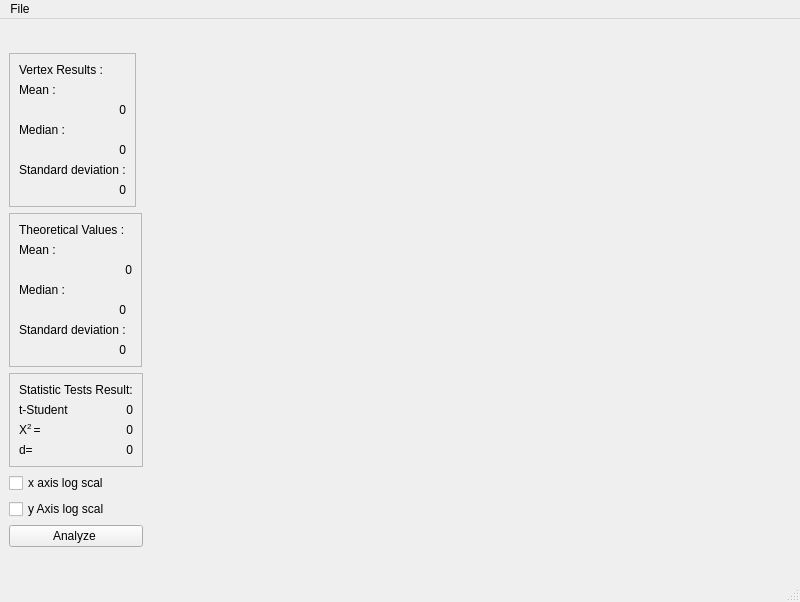
<?xml version="1.0" encoding="UTF-8"?>
<ui version="4.0">
 <class>KHistogramWindow</class>
 <widget class="QMainWindow" name="KHistogramWindow">
  <property name="geometry">
   <rect>
    <x>0</x>
    <y>0</y>
    <width>800</width>
    <height>602</height>
   </rect>
  </property>
  <property name="windowTitle">
   <string>MainWindow</string>
  </property>
  <widget class="QWidget" name="centralwidget">
   <layout class="QGridLayout" name="gridLayout">
    <item row="0" column="1" rowspan="8">
     <widget class="QCustomPlot" name="kPlotWidget" native="true">
      <property name="sizePolicy">
       <sizepolicy hsizetype="Preferred" vsizetype="Expanding">
        <horstretch>0</horstretch>
        <verstretch>0</verstretch>
       </sizepolicy>
      </property>
     </widget>
    </item>
    <item row="1" column="0">
     <widget class="QFrame" name="frame_5">
      <property name="sizePolicy">
       <sizepolicy hsizetype="Fixed" vsizetype="Fixed">
        <horstretch>0</horstretch>
        <verstretch>0</verstretch>
       </sizepolicy>
      </property>
      <property name="frameShape">
       <enum>QFrame::StyledPanel</enum>
      </property>
      <property name="frameShadow">
       <enum>QFrame::Raised</enum>
      </property>
      <layout class="QGridLayout" name="gridLayout_8">
       <item row="3" column="0" colspan="3">
        <widget class="QLabel" name="VAverageKL">
         <property name="text">
          <string>0</string>
         </property>
         <property name="alignment">
          <set>Qt::AlignRight|Qt::AlignTrailing|Qt::AlignVCenter</set>
         </property>
        </widget>
       </item>
       <item row="7" column="0" colspan="3">
        <widget class="QLabel" name="label_25">
         <property name="sizePolicy">
          <sizepolicy hsizetype="Fixed" vsizetype="Preferred">
           <horstretch>0</horstretch>
           <verstretch>0</verstretch>
          </sizepolicy>
         </property>
         <property name="text">
          <string>&lt;html&gt;&lt;head/&gt;&lt;body&gt;&lt;p&gt;Standard deviation :&lt;/p&gt;&lt;/body&gt;&lt;/html&gt;</string>
         </property>
        </widget>
       </item>
       <item row="4" column="0" colspan="2">
        <widget class="QLabel" name="label_26">
         <property name="text">
          <string>Median :</string>
         </property>
        </widget>
       </item>
       <item row="2" column="0" colspan="2">
        <widget class="QLabel" name="label_27">
         <property name="sizePolicy">
          <sizepolicy hsizetype="Fixed" vsizetype="Fixed">
           <horstretch>0</horstretch>
           <verstretch>0</verstretch>
          </sizepolicy>
         </property>
         <property name="text">
          <string>&lt;html&gt;&lt;head/&gt;&lt;body&gt;&lt;p&gt;Mean :&lt;/p&gt;&lt;/body&gt;&lt;/html&gt;</string>
         </property>
        </widget>
       </item>
       <item row="6" column="0" colspan="3">
        <widget class="QLabel" name="VMedianKL">
         <property name="sizePolicy">
          <sizepolicy hsizetype="Preferred" vsizetype="Preferred">
           <horstretch>0</horstretch>
           <verstretch>0</verstretch>
          </sizepolicy>
         </property>
         <property name="text">
          <string>0</string>
         </property>
         <property name="alignment">
          <set>Qt::AlignRight|Qt::AlignTrailing|Qt::AlignVCenter</set>
         </property>
        </widget>
       </item>
       <item row="1" column="0">
        <widget class="QLabel" name="label">
         <property name="sizePolicy">
          <sizepolicy hsizetype="Fixed" vsizetype="Fixed">
           <horstretch>0</horstretch>
           <verstretch>0</verstretch>
          </sizepolicy>
         </property>
         <property name="text">
          <string>Vertex Results :</string>
         </property>
        </widget>
       </item>
       <item row="8" column="0" colspan="3">
        <widget class="QLabel" name="VStandDevKL">
         <property name="text">
          <string>0</string>
         </property>
         <property name="alignment">
          <set>Qt::AlignRight|Qt::AlignTrailing|Qt::AlignVCenter</set>
         </property>
        </widget>
       </item>
      </layout>
     </widget>
    </item>
    <item row="2" column="0">
     <widget class="QFrame" name="frame_3">
      <property name="sizePolicy">
       <sizepolicy hsizetype="Fixed" vsizetype="Fixed">
        <horstretch>0</horstretch>
        <verstretch>0</verstretch>
       </sizepolicy>
      </property>
      <property name="frameShape">
       <enum>QFrame::StyledPanel</enum>
      </property>
      <property name="frameShadow">
       <enum>QFrame::Raised</enum>
      </property>
      <layout class="QGridLayout" name="gridLayout_6">
       <item row="5" column="0">
        <widget class="QLabel" name="label_15">
         <property name="sizePolicy">
          <sizepolicy hsizetype="Fixed" vsizetype="Fixed">
           <horstretch>0</horstretch>
           <verstretch>0</verstretch>
          </sizepolicy>
         </property>
         <property name="text">
          <string>&lt;html&gt;&lt;head/&gt;&lt;body&gt;&lt;p&gt;Standard deviation :&lt;/p&gt;&lt;/body&gt;&lt;/html&gt;</string>
         </property>
        </widget>
       </item>
       <item row="1" column="0" colspan="2">
        <widget class="QLabel" name="label_16">
         <property name="sizePolicy">
          <sizepolicy hsizetype="Fixed" vsizetype="Fixed">
           <horstretch>0</horstretch>
           <verstretch>0</verstretch>
          </sizepolicy>
         </property>
         <property name="text">
          <string>&lt;html&gt;&lt;head/&gt;&lt;body&gt;&lt;p&gt;Mean :&lt;/p&gt;&lt;/body&gt;&lt;/html&gt;</string>
         </property>
        </widget>
       </item>
       <item row="0" column="0" colspan="2">
        <widget class="QLabel" name="label_18">
         <property name="sizePolicy">
          <sizepolicy hsizetype="Fixed" vsizetype="Fixed">
           <horstretch>0</horstretch>
           <verstretch>0</verstretch>
          </sizepolicy>
         </property>
         <property name="text">
          <string>Theoretical Values :</string>
         </property>
        </widget>
       </item>
       <item row="6" column="0">
        <widget class="QLabel" name="VStandDevTheoL">
         <property name="text">
          <string>0</string>
         </property>
         <property name="alignment">
          <set>Qt::AlignRight|Qt::AlignTrailing|Qt::AlignVCenter</set>
         </property>
        </widget>
       </item>
       <item row="2" column="0" colspan="2">
        <widget class="QLabel" name="VMeanTheoL">
         <property name="sizePolicy">
          <sizepolicy hsizetype="Preferred" vsizetype="Preferred">
           <horstretch>0</horstretch>
           <verstretch>0</verstretch>
          </sizepolicy>
         </property>
         <property name="text">
          <string>0</string>
         </property>
         <property name="alignment">
          <set>Qt::AlignRight|Qt::AlignTrailing|Qt::AlignVCenter</set>
         </property>
        </widget>
       </item>
       <item row="3" column="0">
        <widget class="QLabel" name="label_20">
         <property name="text">
          <string>Median :</string>
         </property>
        </widget>
       </item>
       <item row="4" column="0">
        <widget class="QLabel" name="VMedianTheoL">
         <property name="text">
          <string>0</string>
         </property>
         <property name="alignment">
          <set>Qt::AlignRight|Qt::AlignTrailing|Qt::AlignVCenter</set>
         </property>
        </widget>
       </item>
      </layout>
     </widget>
    </item>
    <item row="3" column="0">
     <widget class="QFrame" name="frame_4">
      <property name="sizePolicy">
       <sizepolicy hsizetype="Preferred" vsizetype="Fixed">
        <horstretch>0</horstretch>
        <verstretch>0</verstretch>
       </sizepolicy>
      </property>
      <property name="frameShape">
       <enum>QFrame::StyledPanel</enum>
      </property>
      <property name="frameShadow">
       <enum>QFrame::Raised</enum>
      </property>
      <layout class="QGridLayout" name="gridLayout_7">
       <item row="2" column="2">
        <widget class="QLabel" name="VChiSquareL">
         <property name="sizePolicy">
          <sizepolicy hsizetype="Preferred" vsizetype="Preferred">
           <horstretch>0</horstretch>
           <verstretch>0</verstretch>
          </sizepolicy>
         </property>
         <property name="text">
          <string>0</string>
         </property>
         <property name="alignment">
          <set>Qt::AlignRight|Qt::AlignTrailing|Qt::AlignVCenter</set>
         </property>
        </widget>
       </item>
       <item row="1" column="2">
        <widget class="QLabel" name="VStudentTestL">
         <property name="text">
          <string>0</string>
         </property>
         <property name="alignment">
          <set>Qt::AlignRight|Qt::AlignTrailing|Qt::AlignVCenter</set>
         </property>
        </widget>
       </item>
       <item row="2" column="1">
        <widget class="QLabel" name="label_22">
         <property name="sizePolicy">
          <sizepolicy hsizetype="Fixed" vsizetype="Fixed">
           <horstretch>0</horstretch>
           <verstretch>0</verstretch>
          </sizepolicy>
         </property>
         <property name="text">
          <string>&lt;html&gt;&lt;head/&gt;&lt;body&gt;&lt;p&gt;Χ&lt;span style=&quot; vertical-align:super;&quot;&gt;2 &lt;/span&gt;= &lt;/p&gt;&lt;/body&gt;&lt;/html&gt;</string>
         </property>
        </widget>
       </item>
       <item row="0" column="1" colspan="2">
        <widget class="QLabel" name="label_23">
         <property name="sizePolicy">
          <sizepolicy hsizetype="Fixed" vsizetype="Fixed">
           <horstretch>0</horstretch>
           <verstretch>0</verstretch>
          </sizepolicy>
         </property>
         <property name="text">
          <string>Statistic Tests Result:</string>
         </property>
        </widget>
       </item>
       <item row="1" column="1">
        <widget class="QLabel" name="label_21">
         <property name="sizePolicy">
          <sizepolicy hsizetype="Fixed" vsizetype="Fixed">
           <horstretch>0</horstretch>
           <verstretch>0</verstretch>
          </sizepolicy>
         </property>
         <property name="text">
          <string>t-Student</string>
         </property>
        </widget>
       </item>
       <item row="3" column="1">
        <widget class="QLabel" name="label_2">
         <property name="text">
          <string>d=</string>
         </property>
        </widget>
       </item>
       <item row="3" column="2">
        <widget class="QLabel" name="KFredomDegreeL">
         <property name="text">
          <string>0</string>
         </property>
         <property name="alignment">
          <set>Qt::AlignRight|Qt::AlignTrailing|Qt::AlignVCenter</set>
         </property>
        </widget>
       </item>
      </layout>
     </widget>
    </item>
    <item row="6" column="0">
     <widget class="QPushButton" name="VAnalyzeBtn">
      <property name="text">
       <string>Analyze </string>
      </property>
     </widget>
    </item>
    <item row="4" column="0">
     <widget class="QCheckBox" name="XAxisLogScalChb">
      <property name="text">
       <string>x axis log scal</string>
      </property>
     </widget>
    </item>
    <item row="5" column="0">
     <widget class="QCheckBox" name="YAxisLogScalChb">
      <property name="text">
       <string>y Axis log scal</string>
      </property>
     </widget>
    </item>
   </layout>
  </widget>
  <widget class="QMenuBar" name="menubar">
   <property name="geometry">
    <rect>
     <x>0</x>
     <y>0</y>
     <width>800</width>
     <height>22</height>
    </rect>
   </property>
   <widget class="QMenu" name="menuFile">
    <property name="title">
     <string>File</string>
    </property>
    <addaction name="actionSave_as"/>
   </widget>
   <addaction name="menuFile"/>
  </widget>
  <widget class="QStatusBar" name="statusbar"/>
  <action name="actionSave_as">
   <property name="text">
    <string>Save as...</string>
   </property>
  </action>
 </widget>
 <customwidgets>
  <customwidget>
   <class>QCustomPlot</class>
   <extends>QWidget</extends>
   <header location="global">QCustomPlot/qcustomplot.h</header>
   <container>1</container>
  </customwidget>
 </customwidgets>
 <resources/>
 <connections/>
</ui>
